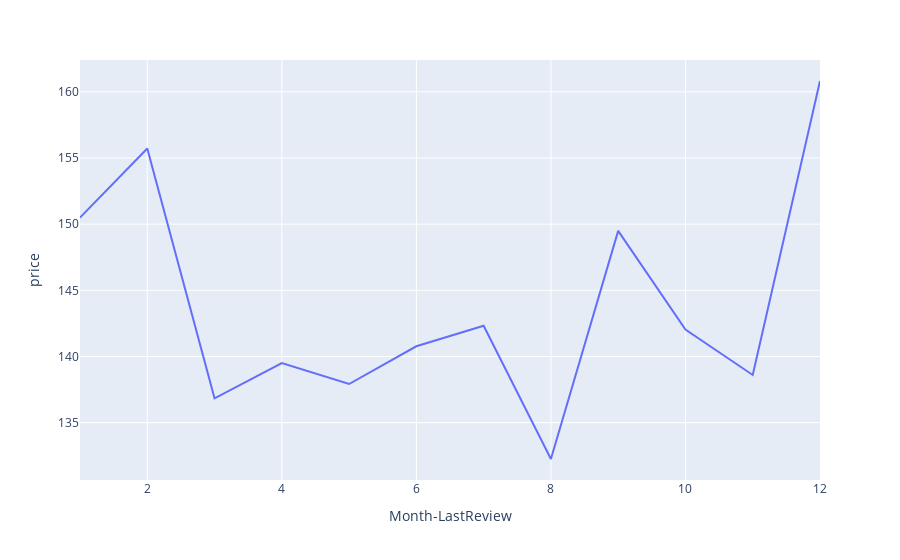

Notebook cell for this chart:
### Code cell
fig = px.line(df3, x='Month-LastReview', y='price')
fig.show()

### Figure 1 — Plotly figure (JSON) as saved in the notebook; plotly's stock layout.template omitted (floating-point values rounded to 4 significant figures)
{"data": [{"hoverlabel": {"namelength": 0}, "hovertemplate": "Month-LastReview=%{x}<br>price=%{y}", "legendgroup": "", "line": {"color": "#636efa", "dash": "solid"}, "mode": "lines", "name": "", "showlegend": false, "type": "scatter", "x": ["01", "02", "03", "04", "05", "06", "07", "08", "09", "10", "11", "12"], "xaxis": "x", "y": [150.5, 155.7, 136.8, 139.5, 137.9, 140.8, 142.3, 132.3, 149.5, 142.0, 138.6, 160.8], "yaxis": "y"}], "layout": {"legend": {"tracegroupgap": 0}, "margin": {"t": 60}, "xaxis": {"anchor": "y", "domain": [0, 1], "title": {"text": "Month-LastReview"}}, "yaxis": {"anchor": "x", "domain": [0, 1], "title": {"text": "price"}}}}
